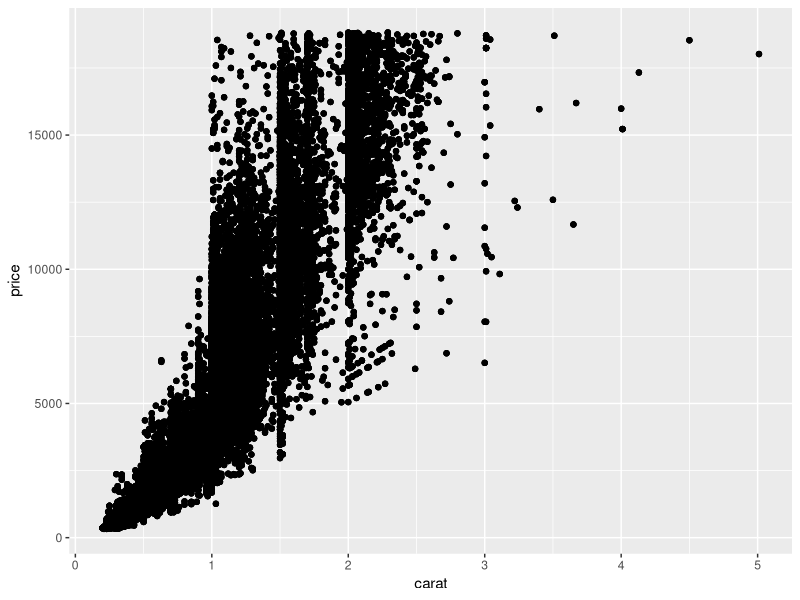
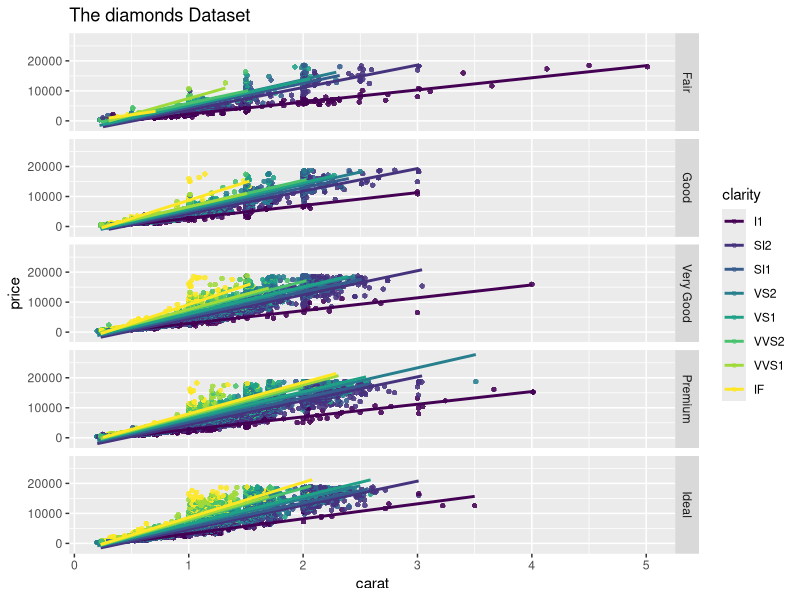

R code for these plots, in order:
## ---- chunk 1
knitr::opts_chunk$set(echo = TRUE,eval = TRUE)
## ---- chunk 2
library(tidyverse)
## ---- chunk 3
diamonds
## ---- chunk 4
summary(diamonds)


glimpse(diamonds)
## ---- chunk 5

diamonds%>%
  group_by(clarity ) %>%
  summarise(avg = mean(price),
            mimum= min(price),
            max= max(price),
            stdev = sd(price))
## ---- chunk 6
diamonds%>%
  
  pivot_longer(c(x,y,z), names_to = "dimension", values_to = "value") -> diamonds_tidy

           
## ---- chunk 7

ggplot(diamonds_tidy, aes(carat, price)) + geom_point()+
geom_point(shape = 16, alpha = 0.5, position = "jitter")
## ---- chunk 8
ggplot(diamonds_tidy, aes(carat, price,color = clarity)) + 
geom_point(shape = 16, alpha = 0.5, position = "jitter")+
      geom_smooth(method=lm, se=FALSE)+
facet_grid(cut~.)+
 labs(x = "carat",
       y = "price",
       title = "The diamonds Dataset",
       color = "clarity")
 
## ---- chunk 9
library(knitr)
diamonds %>%
  arrange(desc(carat)) %>%
  slice(1:20) %>%
  select(carat, cut, color, clarity) %>%
  knitr::kable(
    caption = "The largest 20 diamonds in the `diamonds` dataset."
  )
